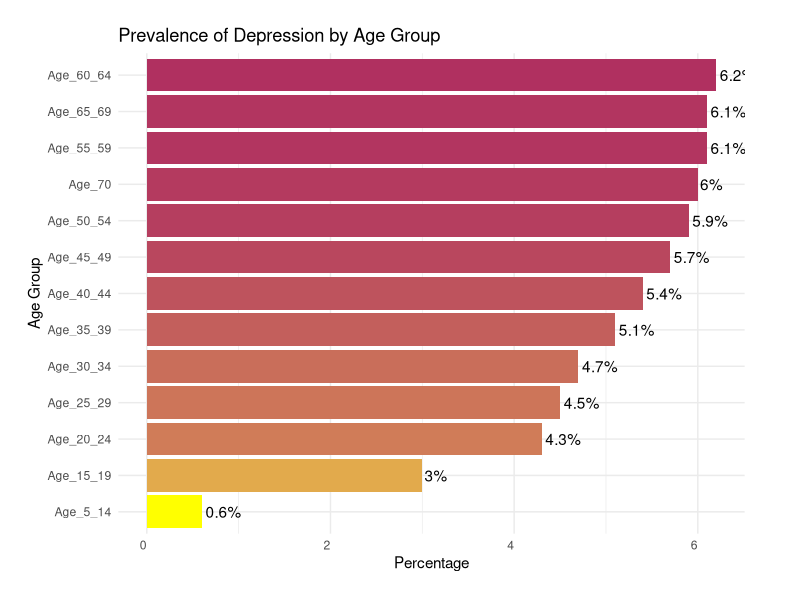

Reproduce this figure in R.
## ---- chunk 1
knitr::opts_chunk$set(echo = FALSE, warning = FALSE, message = FALSE)
## ---- chunk 2
library(tidyverse)
library(ggplot2)
library(kableExtra)
## ---- chunk 3
# Loading data
data_1 <- read.csv("data/depressive-disorders-prevalence-by-age.csv")
## ---- chunk 4

# Cleaning the data 
tidy_data_1 <- data_1 |> 
               rename( Age_5_14 = Depressive.disorders..share.of.population....Sex..Both...Age..5.14.years, 
                     Age_15_19 = Depressive.disorders..share.of.population....Sex..Both...Age..15.19.years, 
                     Age_20_24 = Depressive.disorders..share.of.population....Sex..Both...Age..20.24.years, 
                     Age_25_29 = Depressive.disorders..share.of.population....Sex..Both...Age..25.29.years, 
                     Age_30_34 = Depressive.disorders..share.of.population....Sex..Both...Age..30.34.years, 
                     Age_35_39 = Depressive.disorders..share.of.population....Sex..Both...Age..35.39.years, 
                     Age_40_44 = Depressive.disorders..share.of.population....Sex..Both...Age..40.44.years, 
                     Age_45_49 = Depressive.disorders..share.of.population....Sex..Both...Age..45.49.years, 
                     Age_50_54 = Depressive.disorders..share.of.population....Sex..Both...Age..50.54.years, 
                     Age_55_59 = Depressive.disorders..share.of.population....Sex..Both...Age..55.59.years, 
                     Age_60_64 = Depressive.disorders..share.of.population....Sex..Both...Age..60.64.years, 
                     Age_65_69 = Depressive.disorders..share.of.population....Sex..Both...Age..65.69.years, 
                     Age_70 = Depressive.disorders..share.of.population....Sex..Both...Age..70..years, 
                     All_Ages = Depressive.disorders..share.of.population....Sex..Both...Age..All.ages , 
                     Age_Standardised = Depressive.disorders..share.of.population....Sex..Both...Age..Age.standardized)
## ---- chunk 5
#Calculating average share of various age groups with depression around the world in 2019 

avg_share <- tidy_data_1 |>
             filter( Year == 2019) |>
             summarise( Age_5_14 = mean(Age_5_14), 
                        Age_15_19 = mean(Age_15_19), 
                        Age_20_24 = mean(Age_20_24), 
                        Age_25_29 = mean(Age_25_29), 
                        Age_30_34 = mean(Age_30_34), 
                        Age_35_39 = mean(Age_35_39), 
                        Age_40_44 = mean(Age_40_44), 
                        Age_45_49 = mean(Age_45_49),
                        Age_50_54 = mean(Age_50_54), 
                        Age_55_59 = mean(Age_55_59), 
                        Age_60_64 = mean(Age_60_64), 
                        Age_65_69 = mean(Age_65_69), 
                        Age_70 = mean(Age_70), 
                        All_Ages = mean(All_Ages))

long_data <- avg_share |> 
  pivot_longer(
    cols = starts_with("Age_"),
    names_to = "age_groups",
    values_to = "share_avg"
    ) |> 
  select(-All_Ages)
                        
long_data <- long_data |>
             mutate(share_avg = round(share_avg, 1))                        
## ---- chunk 6
#| label: fig-trend
#| fig-cap: "Prevalence of Depression by Age Group"
# Creating the plot 

ggplot(long_data, aes(x = share_avg, y = reorder(age_groups, share_avg), fill = share_avg)) +
  geom_bar(stat = "identity") +
  geom_text(aes(label = paste0(share_avg, "%")), hjust = -0.1) +
  scale_fill_gradient(high = "maroon", low = "yellow") +
  theme_minimal() +
  labs(title = "Prevalence of Depression by Age Group",
       x = "Percentage",
       y = "Age Group") +
  theme(axis.text.x = element_text(angle = 0, hjust = 1), 
        plot.margin = margin(t = 20, r = 40, b = 20, l = 20),
        legend.position = "none")
